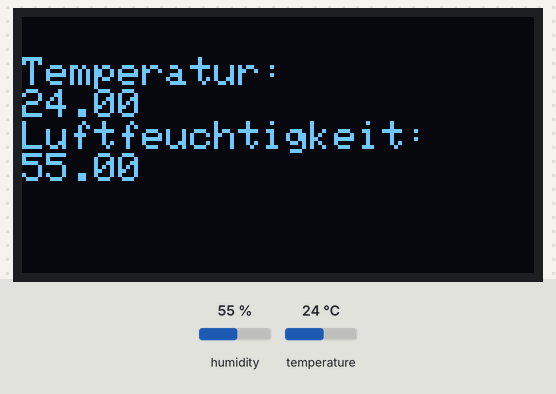
Simulated run of this sketch. Board: Arduino Uno, built with avr-gcc and run on an emulated ATmega328P. On the bench: 128×64 one-colour display. The inputs (shaded band) are chosen by the test bench; at power-on: humidity 55 %, temperature 24 °C. What the sketch prints to the serial monitor is not drawn.

Above: at 3.2 s.
3.3 s: humidity set to 22 %
At 5.6 s:
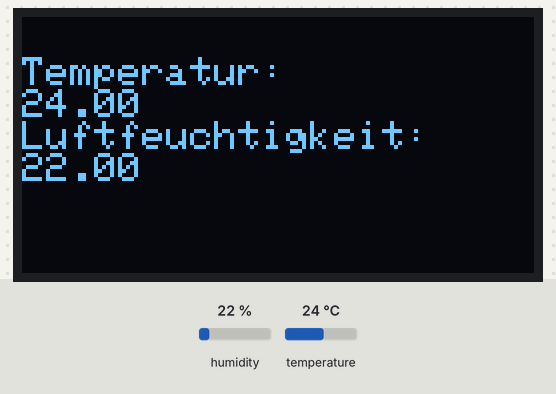
6.0 s: temperature set to 12 °C
At 6.7 s:
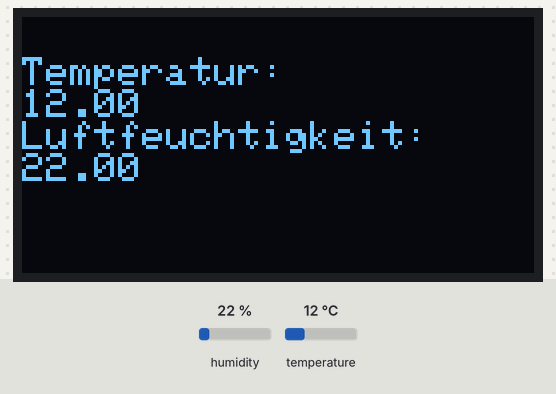
8.7 s: humidity set to 40 %
At 11.5 s:
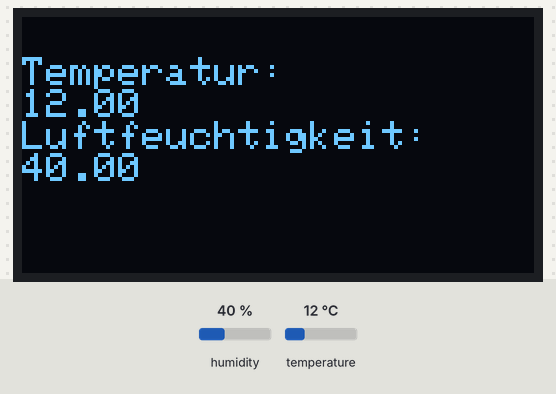
11.8 s: temperature set to 19 °C
Timing chart, 0 to 14.8 s (numbered marks = the images above; inputs shaded):
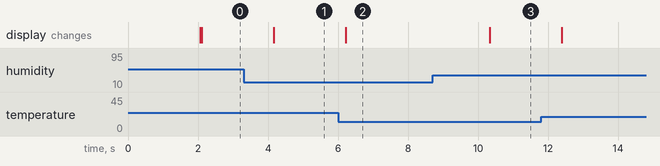

Measured:
- after the input at 3.3 s, the display: changes after 0.87 s (image 1)
- after the input at 6.0 s, the display: changes after 0.23 s (image 2)
- after the input at 8.7 s, the display: changes after 1.6 s (image 3)

The sketch:

MQTT_Client_DHT11_OLED.ino
```cpp
//Libary for DHT11 - needs to be installed Sketch/Include Libary, also other libaries
#include "DHT.h"

//Libaries for OLED Display
//I2C-Kommunikation
#include <Wire.h>
//Zeichnen auf Display
#include <Adafruit_GFX.h>
//Displaytreiber
#include <Adafruit_SSD1306.h>

//PINS for DHT11
#define DHTPIN 14
#define DHTTYPE DHT11

//Attributes for OLED
#define SCREEN_WIDTH 128 // OLED width,  in pixels
#define SCREEN_HEIGHT 64 // OLED height, in pixels

//Create an OLED display object connected to I2C
Adafruit_SSD1306 oled(SCREEN_WIDTH, SCREEN_HEIGHT, &Wire, -1);

//Create an object of the DHT class
DHT dht(DHTPIN, DHTTYPE);

void setup() {
  Serial.begin(19200);

  //OLED DISPLAY SETUP
  //initialize OLED display with I2C address 0x3C, sofern nicht true
  if (!oled.begin(SSD1306_SWITCHCAPVCC, 0x3C)) {
    Serial.println(F("failed to start SSD1306 OLED"));
    while (1);
  }

  delay(2000);         // wait two seconds for initializing
  oled.clearDisplay(); // clear display

  oled.setTextSize(1);         // set text size
  oled.setTextColor(WHITE);    // set text color
  oled.setCursor(0, 10);       // set position to display
  oled.println("Setup..."); // set text
  oled.display();
}

void loop() {
  float temp = dht.readTemperature();
  float hum = dht.readHumidity();

  if (isnan(temp) || isnan(hum)) {
    Serial.println("Fehler beim Lesen vom DHT11!");
    delay(2000);
    return;
  }

  Serial.print("Temperatur: ");
  Serial.print(temp);
  Serial.print(" °C, Luftfeuchtigkeit: ");
  Serial.print(hum);
  Serial.println(" %");

  oled.clearDisplay();
  oled.setCursor(0, 10);
  oled.println("Temperatur:");
  oled.println(temp);
  oled.println("Luftfeuchtigkeit:");
  oled.println(hum);
  oled.display();

  delay(2000);
}
```
